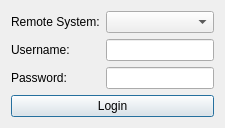
<?xml version="1.0" encoding="UTF-8"?>
<ui version="4.0">
 <class>LoginDialog</class>
 <widget class="QDialog" name="LoginDialog">
  <property name="windowTitle">
   <string>Login</string>
  </property>
  <layout class="QVBoxLayout" name="verticalLayout">
   <item>
    <layout class="QFormLayout" name="formLayout">
     <item row="0" column="0">
      <widget class="QLabel" name="labelRemoteSystem">
       <property name="text">
        <string>Remote System:</string>
       </property>
      </widget>
     </item>
     <item row="0" column="1">
      <widget class="QComboBox" name="comboBoxRemoteSystems"/>
     </item>
     <item row="1" column="0">
      <widget class="QLabel" name="labelUsername">
       <property name="text">
        <string>Username:</string>
       </property>
      </widget>
     </item>
     <item row="1" column="1">
      <widget class="QLineEdit" name="usernameLineEdit"/>
     </item>
     <item row="2" column="0">
      <widget class="QLabel" name="labelPassword">
       <property name="text">
        <string>Password:</string>
       </property>
      </widget>
     </item>
     <item row="2" column="1">
      <widget class="QLineEdit" name="passwordLineEdit">
       <property name="echoMode">
        <enum>QLineEdit::Password</enum>
       </property>
      </widget>
     </item>
    </layout>
   </item>
   <item>
    <widget class="QPushButton" name="loginButton">
     <property name="text">
      <string>Login</string>
     </property>
    </widget>
   </item>
  </layout>
 </widget>
 <resources/>
 <connections/>
</ui>
